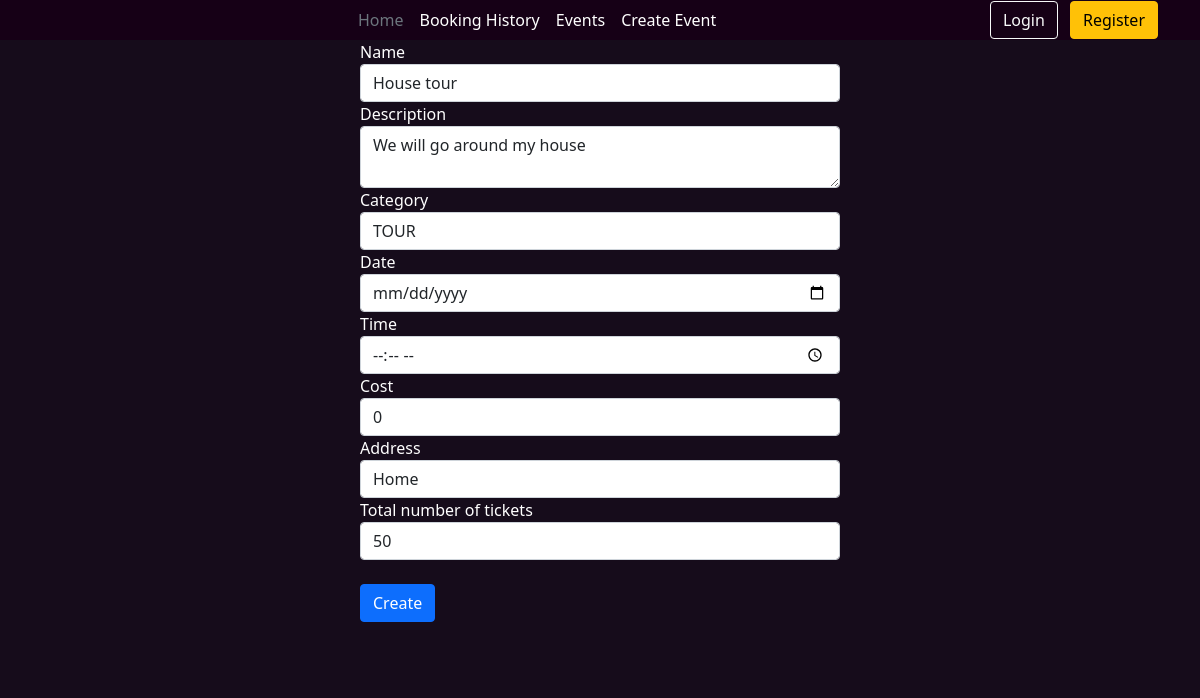
Before: /event/edit/1 with the older database file.
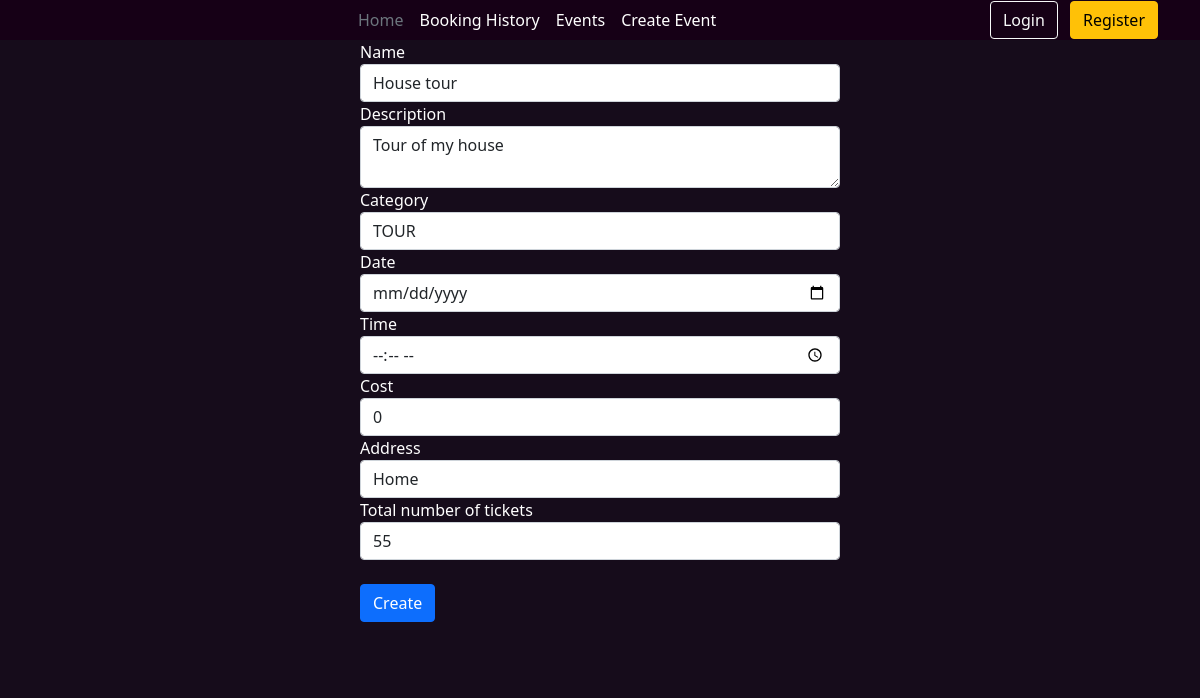
After: the same page with the newer database file.
### website/models.py (models this page shows)
class Event(db.Model):
    __tablename__ = "events"
    EventID = db.Column(db.Integer, primary_key = True, nullable = False, autoincrement=True)
    Name = db.Column(db.String(256), nullable = False)
    Description = db.Column(db.String(256), nullable = False)
    Status = db.Column(db.String(256), nullable = False)
    DateTime = db.Column(db.DateTime, nullable = False)
    Cost = db.Column(db.Integer, nullable = False)
    Address = db.Column(db.String(256), nullable = False)
    AvailableTickets = db.Column(db.Integer, nullable = False)
    TotalTickets = db.Column(db.Integer, nullable = False)
    Image = db.Column(db.String(256), nullable = True)
    Username = db.Column(db.Integer, db.ForeignKey('users.Username'))
    CategoryID = db.Column(db.Integer, db.ForeignKey('categories.CategoryID'))
    Comments = db.relationship("Comment", backref="Event")
    Orders = db.relationship("Order", backref="Event")

### website/event.py (the view, shortened to what this page needs)
@eventbp.route('/edit/<int:id>', methods=['GET', 'POST'])
def edit(id):
    event = Event.query.filter_by(EventID = id).first()
    if event is None:
        return "This event doesn't exist"
    form = createEditForm(event)
    return render_template('event/update.html', form = form, event = event)

### website/forms.py
    class EditForm(FlaskForm):
        Name = StringField("Name", validators=[Optional()], render_kw={"value":event.Name})
        Description = TextAreaField("Description", validators=[Optional()], render_kw={"value":event.Name})
        Date = DateField("Date", validators=[Optional()])
        Time = TimeField("Time", validators=[Optional()])
        Cost = IntegerField("Cost", validators=[Optional()], render_kw={"value":event.Cost})
        Address = StringField("Address", validators=[Optional()], render_kw={"value":event.Address})
        TotalTickets = IntegerField("Total number of tickets", validators=[Optional()], render_kw={"value":event.TotalTickets})
        Category = StringField("Category", validators=[Optional()], render_kw={"value":event.Category.Name})
        Create = SubmitField("Create")

### website/templates/event/update.html (shortened to what this page needs)
{% extends "base.html" %}
{% block body %}
<form class="formCentre" style="width:40%;" style="width:60%;" method="POST" action="">
    <div style="color: white;" class="form-group">
        {{form.Name.label}}
        {{form.Name (class="form-control", placeholder="Name of your event")}}
        {{form.Description.label}}
        <textarea class="form-control" id="Description" name="Description" placeholder="Description of your event" value="Party">{{event.Description}}</textarea>
        {{form.Category.label}}
        {{form.Category (class="form-control", placeholder="Category of your event")}}
        {{form.Date.label}}
        {{form.Date (class="form-control")}}
        {{form.Time.label}}
        {{form.Time (class="form-control")}}
        {{form.Cost.label}}
        {{form.Cost (class="form-control", placeholder="$AUD", type="number")}}
        {{form.Address.label}}
        {{form.Address (class="form-control", placeholder="Address for you event")}}
        {{form.TotalTickets.label}}
        {{form.TotalTickets (class="form-control", placeholder="Total number of tickets", type="number")}}
        {{form.Create (class="btn btn-primary mt-4")}}
    </div>
</form>
{% endblock %}

Changed rows visible on the page:
changed Event: Description "We will go around my house" → "Tour of my house"
Other visible differences:
form field TotalTickets: "50" → "55"
